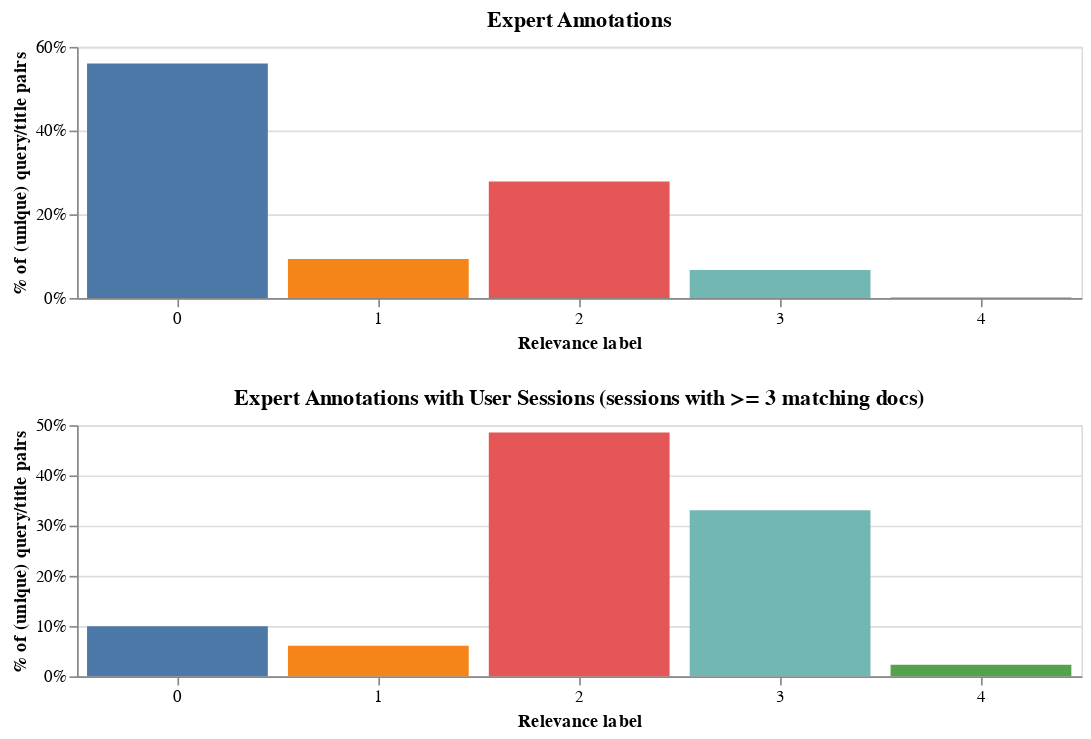

The notebook cell this image was saved under:
### Markdown cell above
## Distribution Shifts after Matching
### Expert Annotations

### Code cell
alt.Chart(
    count_stats(annotation_df, groupby="label", unique=True),
    title="Expert Annotations",
    width=600,
    height=150,
).mark_bar().encode(
    x=alt.X("label:O", title="Relevance label").axis(labelAngle=0),
    y=alt.Y("perc_documents", title="% of (unique) query/title pairs").axis(format="%"),
    color=alt.Color("label:N", legend=None)
) & alt.Chart(
    count_stats(session_df, groupby="label", unique=True),
    title="Expert Annotations with User Sessions (sessions with >= 3 matching docs)",
    width=600,
    height=150,
).mark_bar().encode(
    x=alt.X("label:O", title="Relevance label").axis(labelAngle=0),
    y=alt.Y("perc_documents", title="% of (unique) query/title pairs").axis(format="%"),
    color=alt.Color("label:N", legend=None)
)

### Figure 1 — Vega specification as saved in the notebook (floating-point values rounded to 4 significant figures)
{"$schema": "https://vega.github.io/schema/vega/v5.json", "data": [{"name": "source_0", "values": [{"label": 0, "perc_documents_end": 0.5601, "perc_documents_start": 0.0}, {"label": 1, "perc_documents_end": 0.0934, "perc_documents_start": 0.0}, {"label": 2, "perc_documents_end": 0.2785, "perc_documents_start": 0.0}, {"label": 3, "perc_documents_end": 0.0669, "perc_documents_start": 0.0}, {"label": 4, "perc_documents_end": 0.0012, "perc_documents_start": 0.0}]}, {"name": "source_1", "values": [{"label": 0, "perc_documents_end": 0.0998, "perc_documents_start": 0.0}, {"label": 1, "perc_documents_end": 0.0609, "perc_documents_start": 0.0}, {"label": 2, "perc_documents_end": 0.4854, "perc_documents_start": 0.0}, {"label": 3, "perc_documents_end": 0.3308, "perc_documents_start": 0.0}, {"label": 4, "perc_documents_end": 0.0231, "perc_documents_start": 0.0}]}, {"name": "source_0_color_domain_label_0", "values": [{"label": 0}, {"label": 1}, {"label": 2}, {"label": 3}, {"label": 4}]}, {"name": "source_1_color_domain_label_1", "values": [{"label": 0}, {"label": 1}, {"label": 2}, {"label": 3}, {"label": 4}]}, {"name": "source_0_concat_0_x_domain_label", "values": [{"label": 0}, {"label": 1}, {"label": 2}, {"label": 3}, {"label": 4}]}, {"name": "source_1_concat_1_x_domain_label", "values": [{"label": 0}, {"label": 1}, {"label": 2}, {"label": 3}, {"label": 4}]}], "signals": [{"name": "childHeight", "value": 150}], "marks": [{"type": "group", "name": "concat_0_group", "encode": {"update": {"height": {"signal": "childHeight"}, "width": {"signal": "width"}}}, "marks": [{"type": "rect", "name": "concat_0_marks", "from": {"data": "source_0"}, "encode": {"update": {"fill": {"field": "label", "scale": "color"}, "x": {"field": "label", "scale": "concat_0_x"}, "width": {"signal": "max(0.25, bandwidth('concat_0_x'))"}, "y2": {"field": "perc_documents_start", "scale": "concat_0_y"}, "y": {"field": "perc_documents_end", "scale": "concat_0_y"}}}, "style": ["bar"]}], "axes": [{"scale": "concat_0_y", "domain": false, "tickCount": {"signal": "ceil(childHeight/40)"}, "gridScale": "concat_0_x", "minExtent": 0, "ticks": false, "orient": "left", "aria": false, "grid": true, "zindex": 0, "labels": false, "maxExtent": 0}, {"scale": "concat_0_x", "labelBaseline": "top", "title": "Relevance label", "zindex": 0, "orient": "bottom", "grid": false, "labelAngle": 0}, {"scale": "concat_0_y", "labelOverlap": true, "grid": false, "orient": "left", "title": "% of (unique) query/title pairs", "zindex": 0, "tickCount": {"signal": "ceil(childHeight/40)"}, "format": "%"}], "title": {"text": "Expert Annotations", "frame": "group"}, "style": "cell"}, {"type": "group", "name": "concat_1_group", "encode": {"update": {"height": {"signal": "childHeight"}, "width": {"signal": "width"}}}, "marks": [{"type": "rect", "name": "concat_1_marks", "from": {"data": "source_1"}, "encode": {"update": {"x": {"field": "label", "scale": "concat_1_x"}, "y2": {"field": "perc_documents_start", "scale": "concat_1_y"}, "y": {"field": "perc_documents_end", "scale": "concat_1_y"}, "width": {"signal": "max(0.25, bandwidth('concat_1_x'))"}, "fill": {"field": "label", "scale": "color"}}}, "style": ["bar"]}], "axes": [{"scale": "concat_1_y", "tickCount": {"signal": "ceil(childHeight/40)"}, "maxExtent": 0, "zindex": 0, "gridScale": "concat_1_x", "domain": false, "orient": "left", "aria": false, "grid": true, "minExtent": 0, "labels": false, "ticks": false}, {"scale": "concat_1_x", "labelAngle": 0, "zindex": 0, "orient": "bottom", "labelBaseline": "top", "title": "Relevance label", "grid": false}, {"scale": "concat_1_y", "grid": false, "orient": "left", "title": "% of (unique) query/title pairs", "format": "%", "labelOverlap": true, "tickCount": {"signal": "ceil(childHeight/40)"}, "zindex": 0}], "title": {"text": "Expert Annotations with User Sessions (sessions with >= 3 matching docs)", "frame": "group"}, "style": "cell"}], "scales": [{"name": "color", "type": "ordinal", "domain": {"fields": [{"data": "source_0_color_domain_label_0", "field": "label"}, {"data": "source_1_color_domain_label_1", "field": "label"}], "sort": true}, "range": "category"}, {"name": "concat_0_x", "type": "band", "domain": {"data": "source_0_concat_0_x_domain_label", "field": "label", "sort": true}, "range": [0, {"signal": "width"}], "paddingOuter": 0.05, "paddingInner": 0.1}, {"name": "concat_0_y", "type": "linear", "domain": {"data": "source_0", "fields": ["perc_documents_start", "perc_documents_end"]}, "range": [{"signal": "childHeight"}, 0], "zero": true, "nice": true}, {"name": "concat_1_x", "type": "band", "domain": {"data": "source_1_concat_1_x_domain_label", "field": "label", "sort": true}, "range": [0, {"signal": "width"}], "paddingOuter": 0.05, "paddingInner": 0.1}, {"name": "concat_1_y", "type": "linear", "domain": {"data": "source_1", "fields": ["perc_documents_start", "perc_documents_end"]}, "range": [{"signal": "childHeight"}, 0], "nice": true, "zero": true}], "width": 600, "layout": {"padding": 20, "columns": 1, "bounds": "full", "align": "each"}, "background": "white", "padding": 5}
